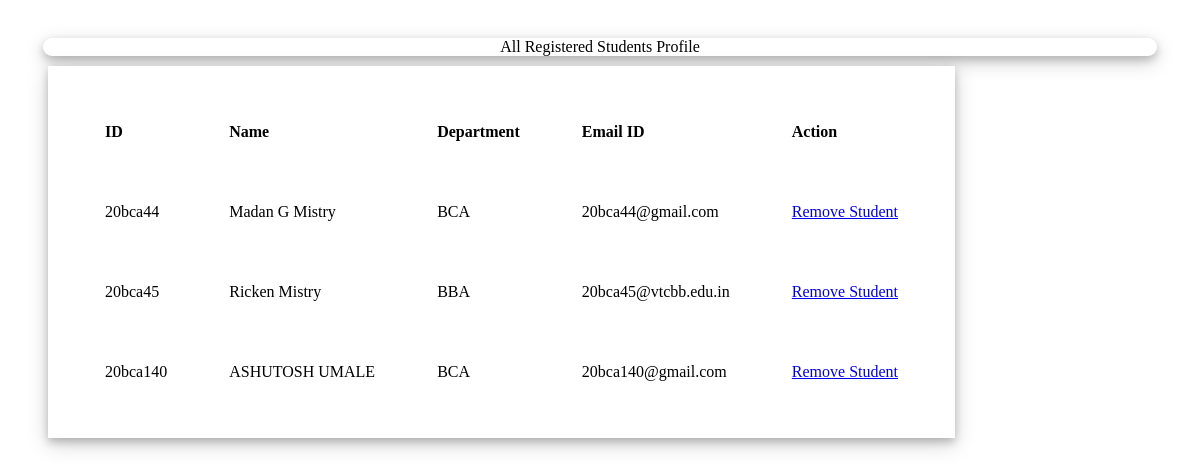
The page /adminpanel/registered_student.php on the database its author committed.
### tables this page shows
CREATE TABLE IF NOT EXISTS `lib_register_mst` (
  `id` int(4) NOT NULL AUTO_INCREMENT,
  `collage_id` varchar(8) NOT NULL,
  `student_name` varchar(30) NOT NULL,
  `department` varchar(10) NOT NULL,
  `cell_number` bigint(10) NOT NULL,
  `email` varchar(25) NOT NULL,
  `username` varchar(15) NOT NULL,
  `password` varchar(100) NOT NULL,
  PRIMARY KEY (`id`),
  UNIQUE KEY `collage_id` (`collage_id`)
);

### adminpanel/registered_student.php (the view, shortened to what this page needs)
<?php
    include ('connection.php');
    $sql="select * from lib_register_mst";
    $result=mysqli_query($con,$sql);
?>
<!DOCTYPE html>
<html lang="en">
<head>
    <link rel="stylesheet" href="registered_students.css">
</head>
<body>
    <div class="content">
        <div class="cards">
            <div class="card1">
               All Registered Students Profile
            </div>
                <div class="box">
                <table class="newstudent">
                    <tr>
                        <th>ID</th>
                        <th>Name</th>
                        <th>Department</th>
                        <th>Email ID</th>
                        <th>Action</th>
                    </tr>
                    <?php
                        $result1=array($result);
                        foreach($result1 as $data){
                            while($row=mysqli_fetch_object($data)){
                    ?>
                    <tr>
                        <td><?php echo $row->collage_id;?></td>
                        <td><?php echo $row->student_name;?></td>
                        <td><?php echo $row->department;?></td>
                        <td><?php echo $row->email;?></td>
                        <td><a href="delete_student.php?collageid=<?php echo $row->collage_id;?>">Remove Student</a></td>
                    </tr>
                    <?php
                            }
                        }
                    ?>
                </table>
                </div>
        </div>
    </div>
</body>
</html>

### adminpanel/registered_students.css (style rules this page uses)
.content { text-align: center; align-content: center; height: auto; }
.content .cards { padding: 20px 15px; align-items: center; justify-content: center; }
.content .cards .card1 { text-align: center; height: auto; background: white; margin: 10px 20px; border-radius: 16px; align-items: center; justify-content: center; box-shadow: 0 4px 8px 0 rgba(0,0,0,0.2),0 6px 20px 0 rgba(0,0,0,0.19); }
.newstudent { background: white; margin: 0 25px; box-shadow: 0 4px 8px 0 rgba(0,0,0,0.2),0 6px 20px 0 rgba(0,0,0,0.19); }
table { padding: 25px; }
th,td { text-align: left; padding: 30px; }

### rows shown on the page
lib_register_mst: collage "20bca44", student_name "Madan G Mistry", department "BCA", email "20bca44@gmail.com"
lib_register_mst: collage "20bca45", student_name "Ricken Mistry", department "BBA", email "20bca45@vtcbb.edu.in"
lib_register_mst: collage "20bca140", student_name "ASHUTOSH UMALE", department "BCA", email "20bca140@gmail.com"
